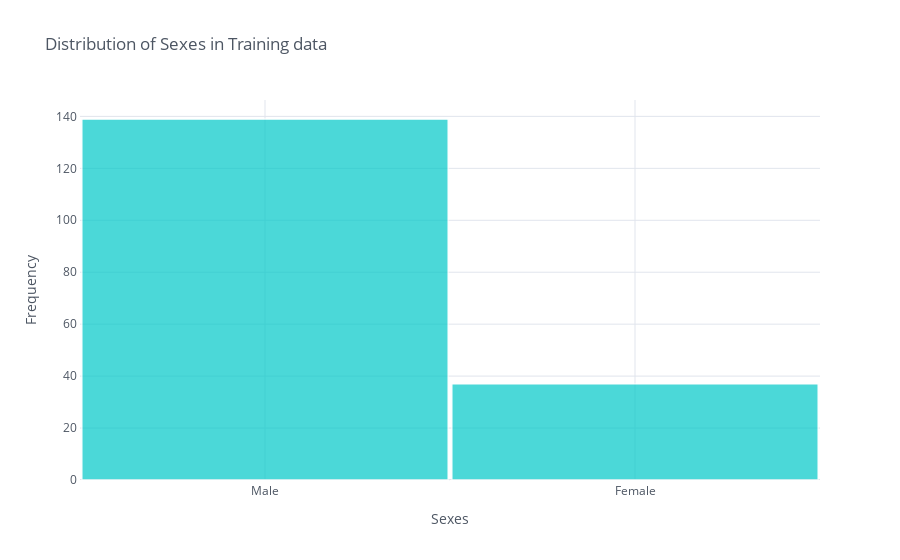

This figure's notebook cell:
### Markdown cell above
### Plotting male and female frequencies
- Male frequency is 139
- Female frequency is 37
- More male patient than female patient

### Code cell
train_patient_dataframe['Sex'].iplot(kind='hist',
                        bins=100, xTitle='Sexes', yTitle='Frequency', 
                        linecolor='white',opacity=0.7,
                        color='rgb(0, 200, 200)', theme='white',
                        bargap=0.01, title='Distribution of Sexes in Training data')

### Figure 1 — Plotly figure (JSON) as saved in the notebook; plotly's stock layout.template omitted (floating-point values rounded to 4 significant figures; data arrays with more than 128 entries replaced by an {"elided": "..."} marker saying what was removed)
{"data": [{"histfunc": "count", "histnorm": "", "marker": {"color": "rgba(0, 200, 200, 1.0)", "line": {"color": "#FFFFFF", "width": 1.3}}, "name": "Sex", "nbinsx": 100, "opacity": 0.7, "orientation": "v", "type": "histogram", "x": {"elided": "176 str values"}}], "layout": {"bargap": 0.01, "barmode": "overlay", "legend": {"bgcolor": "#FFFFFF", "font": {"color": "#4D5663"}}, "paper_bgcolor": "#FFFFFF", "plot_bgcolor": "#FFFFFF", "title": {"font": {"color": "#4D5663"}, "text": "Distribution of Sexes in Training data"}, "xaxis": {"gridcolor": "#E1E5ED", "linecolor": "white", "showgrid": true, "tickfont": {"color": "#4D5663"}, "title": {"font": {"color": "#4D5663"}, "text": "Sexes"}, "zerolinecolor": "#E1E5ED"}, "yaxis": {"gridcolor": "#E1E5ED", "linecolor": "white", "showgrid": true, "tickfont": {"color": "#4D5663"}, "title": {"font": {"color": "#4D5663"}, "text": "Frequency"}, "zerolinecolor": "#E1E5ED"}}}
